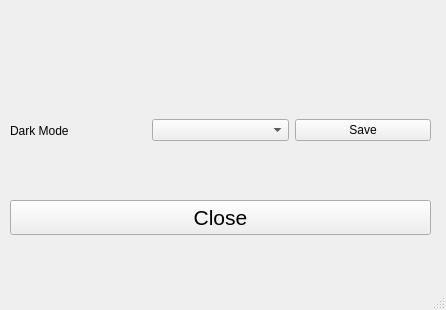
<?xml version="1.0" encoding="UTF-8"?>
<ui version="4.0">
 <class>settings</class>
 <widget class="QMainWindow" name="settings">
  <property name="geometry">
   <rect>
    <x>0</x>
    <y>0</y>
    <width>446</width>
    <height>310</height>
   </rect>
  </property>
  <property name="windowTitle">
   <string>Settings</string>
  </property>
  <widget class="QWidget" name="centralwidget">
   <widget class="QLabel" name="photo">
    <property name="geometry">
     <rect>
      <x>0</x>
      <y>0</y>
      <width>201</width>
      <height>61</height>
     </rect>
    </property>
    <property name="text">
     <string/>
    </property>
    <property name="pixmap">
     <pixmap>logo.png</pixmap>
    </property>
    <property name="scaledContents">
     <bool>true</bool>
    </property>
   </widget>
   <widget class="QPushButton" name="b_close">
    <property name="geometry">
     <rect>
      <x>10</x>
      <y>200</y>
      <width>421</width>
      <height>35</height>
     </rect>
    </property>
    <property name="font">
     <font>
      <pointsize>16</pointsize>
     </font>
    </property>
    <property name="text">
     <string>Close</string>
    </property>
    <property name="shortcut">
     <string>Return</string>
    </property>
   </widget>
   <widget class="QWidget" name="horizontalLayoutWidget">
    <property name="geometry">
     <rect>
      <x>10</x>
      <y>70</y>
      <width>421</width>
      <height>121</height>
     </rect>
    </property>
    <layout class="QHBoxLayout" name="horizontalLayout">
     <item>
      <widget class="QLabel" name="label">
       <property name="text">
        <string>Dark Mode</string>
       </property>
      </widget>
     </item>
     <item>
      <widget class="QComboBox" name="comboBox">
       <property name="minimumSize">
        <size>
         <width>0</width>
         <height>0</height>
        </size>
       </property>
       <property name="sizeIncrement">
        <size>
         <width>0</width>
         <height>0</height>
        </size>
       </property>
       <property name="baseSize">
        <size>
         <width>0</width>
         <height>0</height>
        </size>
       </property>
       <property name="sizeAdjustPolicy">
        <enum>QComboBox::AdjustToContents</enum>
       </property>
       <property name="frame">
        <bool>true</bool>
       </property>
      </widget>
     </item>
     <item>
      <widget class="QPushButton" name="b_save_port">
       <property name="text">
        <string>Save</string>
       </property>
      </widget>
     </item>
    </layout>
   </widget>
  </widget>
  <widget class="QMenuBar" name="menubar">
   <property name="geometry">
    <rect>
     <x>0</x>
     <y>0</y>
     <width>446</width>
     <height>24</height>
    </rect>
   </property>
  </widget>
  <widget class="QStatusBar" name="statusbar"/>
 </widget>
 <resources/>
 <connections/>
</ui>
